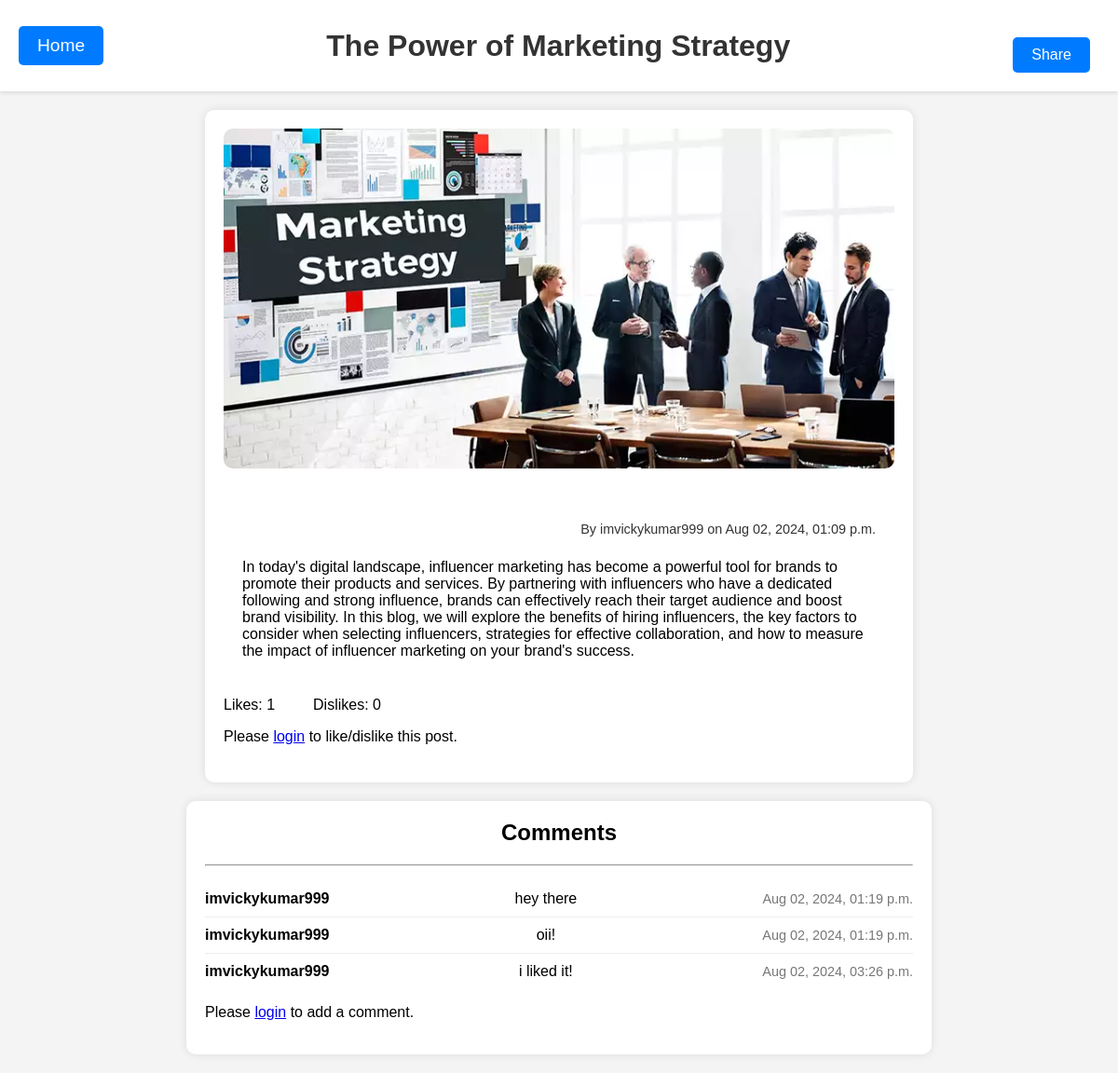
The app's page /post/1/ with its own data.
### blog/models.py (models this page shows, shortened)
class Post(models.Model):
    title = models.CharField(max_length=200)
    content = models.TextField()
    created_at = models.DateTimeField(auto_now_add=True)
    updated_at = models.DateTimeField(auto_now=True)
    image = models.ImageField(upload_to='blog_images/', blank=True, null=True)
    author = models.ForeignKey(User, on_delete=models.CASCADE, default=1)  # Temporary default

class Comment(models.Model):
    post = models.ForeignKey(Post, related_name='comments', on_delete=models.CASCADE)
    user = models.ForeignKey(User, on_delete=models.CASCADE)
    content = models.TextField()
    created_at = models.DateTimeField(auto_now_add=True)

### blog/views.py (the view)
# urls.py: path('post/<int:pk>/', views.post_detail, name='post_detail'),
def post_detail(request, pk):
    post = get_object_or_404(Post, pk=pk)
    comments = post.comments.all()
    likes = post.likes_dislikes.filter(is_like=True).count()
    dislikes = post.likes_dislikes.filter(is_like=False).count()
    if request.method == 'POST':
        if 'comment_form' in request.POST:
            comment_form = CommentForm(request.POST)
            if comment_form.is_valid():
                comment = comment_form.save(commit=False)
                comment.post = post
                comment.user = request.user
                comment.save()
                return redirect('post_detail', pk=post.pk)
        elif 'like' in request.POST or 'dislike' in request.POST:
            is_like = 'like' in request.POST
            LikeDislike.objects.update_or_create(
                post=post,
                user=request.user,
                defaults={'is_like': is_like},
            )
            return redirect('post_detail', pk=post.pk)
    else:
        comment_form = CommentForm()
    return render(request, 'blog/post_detail.html', {
        'post': post,
        'comments': comments,
        'comment_form': comment_form,
        'likes': likes,
        'dislikes': dislikes,
    })

### blog/templates/blog/post_detail.html (shortened to what this page needs)
{% load static %}
<!DOCTYPE html>
<html lang="en">
<head>
    <link rel="stylesheet" href="https://cdnjs.cloudflare.com/ajax/libs/bootstrap-icons/1.10.0/font/bootstrap-icons.min.css">
</head>
<body>
    <header>
        <div class="nav-container">
            <a href="{% url 'home' %}" class="home-button">Home</a>
            <h1>{{ post.title }}</h1>
            <div class="share-button-container">
                <button id="tooltip" class="share-button" onclick="copyLink()">Share</button>
            </div>
        </div>
    </header>
    <main class="main-container">
        <div class="post-detail">
            {% if post.image %}
                <img src="{{ post.image.url }}" alt="{{ post.title }}" class="post-image">
            {% endif %}
            <div class="post-content">
                <p class="post-meta">By {{ post.author.username }} on {{ post.created_at|date:"M d, Y, h:i a" }}</p>
                <div>{{ post.content|safe }}</div>
            </div>
            <div class="post-interactions">
                <p>Likes: {{ likes }}  Dislikes: {{ dislikes }}</p>
                {% if user.is_authenticated %}
                    <div class="like-dislike-buttons">
                        <form method="post" style="display:inline;">
                            {% csrf_token %}
                            <button type="submit" name="like">
                                <i class="bi bi-hand-thumbs-up like-icon"></i>
                            </button>
                        </form>
                        <span class="tab-gap"></span>
                        <form method="post" style="display:inline;">
                            {% csrf_token %}
                            <button type="submit" name="dislike">
                                <i class="bi bi-hand-thumbs-down dislike-icon"></i>
                        </form>
                    </div>
                {% else %}
                    <p>Please <a href="/admin">login</a> to like/dislike this post.</p>
                {% endif %}
            </div>
        </div>
        <div class="comments-section">
            <h2>Comments</h2><hr>
            <ul>
                {% for comment in comments %}
                    <li>
                        <span class="comment-user">{{ comment.user.username }}</span>{{ comment.content }}
                        <span class="comment-date">{{ comment.created_at|date:"M d, Y, h:i a" }}</span>
                    </li>
                {% endfor %}
            </ul>
            {% if user.is_authenticated %}
                <form method="post">
                    {% csrf_token %}
                    {{ comment_form.content }}
                    <button type="submit" name="comment_form">Add Comment</button>
                </form>
            {% else %}
                <p>Please <a href="/admin">login</a> to add a comment.</p>
            {% endif %}
        </div>
    </main>
</body>
</html>

### blog/templates/blog/post_detail.html (style rules this page uses)
body { font-family: Arial, sans-serif; margin: 0; padding: 0; background-color: #f4f4f4; overflow-x: hidden; }
header { background-color: #fff; padding: 20px; width: 100%; box-shadow: 0 2px 4px rgba(0,0,0,0.1); box-sizing: border-box; }
.nav-container { display: flex; flex-wrap: wrap; align-items: center; justify-content: space-between; gap: 10px; }
header h1 { margin: 0; font-size: 2em; color: #333; flex-grow: 1; text-align: center; white-space: normal; overflow: visible; text-overflow: clip; }
header .home-button { background-color: #007bff; color: #fff; padding: 10px 20px; border-radius: 5px; text-decoration: none; white-space: nowrap; }
header .share-button-container { display: flex; align-items: center; gap: 10px; white-space: nowrap; }
header .share-button { background-color: #007bff; color: #fff; border: none; padding: 10px 20px; border-radius: 5px; cursor: pointer; font-size: 1em; white-space: nowrap; }
main { padding: 20px; max-width: 100%; box-sizing: border-box; }
.post-detail { max-width: 800px; margin: 0 auto; background-color: #fff; padding: 20px; box-shadow: 0 2px 4px rgba(0,0,0,0.1); border-radius: 10px; box-sizing: border-box; }
.post-image { width: 100%; height: auto; border-radius: 10px; }
.post-content { padding: 20px; box-sizing: border-box; }
.post-content p { line-height: 1.6; color: #333; }
.post-meta { margin-top: 10px; font-size: 0.9em; color: #999; text-align: right; }
.share-button-container { margin-top: 20px; text-align: right; }
.share-button { background-color: #007bff; color: #fff; border: none; padding: 10px 20px; border-radius: 5px; cursor: pointer; font-size: 1em; }
.home-button { color: white; text-decoration: none; font-size: 1.2em; }
.share-button-container { margin-right: 10px; }
.share-button { background-color: #4CAF50; color: white; border: none; padding: 10px; cursor: pointer; font-size: 1em; }
.main-container { display: flex; flex-direction: column; align-items: center; gap: 20px; max-width: 800px; margin: 0 auto; }
.post-detail, .comments-section { background-color: white; padding: 20px; width: 100%; box-shadow: 0 0 10px rgba(0, 0, 0, 0.1); border-radius: 10px; }
.post-image { max-width: 100%; height: auto; margin-bottom: 20px; border-radius: 10px; }
.post-content { margin-bottom: 20px; }
.post-meta { color: #777; font-size: 0.9em; margin-bottom: 20px; }
.post-interactions { margin-bottom: 20px; }
.comments-section h2 { text-align: center; margin-top: 0; }
.comments-section ul { list-style-type: none; padding: 0; }
.comments-section li { display: flex; justify-content: space-between; align-items: center; border-bottom: 1px solid #eee; padding: 10px 0; }
.comments-section li:last-child { border-bottom: none; }
.comments-section .comment-user { font-weight: bold; }
.comments-section .comment-date { color: #777; font-size: 0.9em; }

### records on screen
Post: title "The Power of Marketing Strategy", image (picture), author.username "imvickykumar999", created_at "Aug 02, 2024, 01:09 p.m.", content "In today's digital landscape, influencer marketing has become a powerful tool for brands to promote their products and services. By partnering with influencers who have a dedicated following and strong influence, brands can effectively reach their target audience and boost brand visibility. In this blog, we will explore the benefits of hiring influencers, the key factors to consider when selecting influencers, strategies for effective collaboration, and how to measure the impact of influencer marketing on your brand's success."
Comment: user.username "imvickykumar999", content "hey there", created_at "Aug 02, 2024, 01:19 p.m."
Comment: user.username "imvickykumar999", content "oii!", created_at "Aug 02, 2024, 01:19 p.m."
Comment: user.username "imvickykumar999", content "i liked it!", created_at "Aug 02, 2024, 03:26 p.m."

### other values on screen
{{ likes }} "1"
{{ dislikes }} "0"
